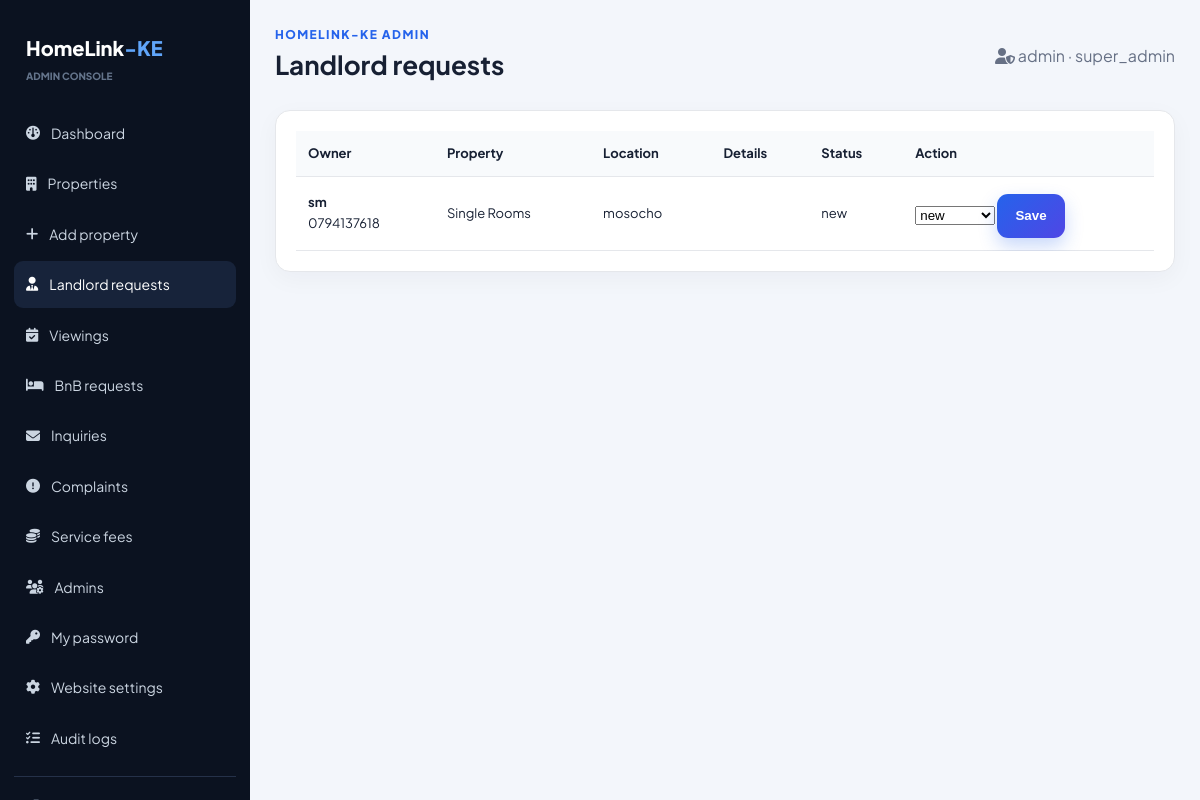
The app's page /HomeLink-KE/admin/landlords.php (signed in) with its own data.
### tables this page shows
CREATE TABLE `landlord_requests` (
  `id` int(11) NOT NULL,
  `landlord_name` varchar(100) NOT NULL,
  `phone` varchar(30) NOT NULL,
  `email` varchar(100) DEFAULT NULL,
  `property_type` varchar(50) DEFAULT NULL,
  `location` varchar(255) NOT NULL,
  `details` text DEFAULT NULL,
  `created_at` timestamp NOT NULL DEFAULT current_timestamp(),
  `status` enum('new','contacted','listed','closed') NOT NULL DEFAULT 'new'
);

### HomeLink-KE/includes/functions.php (called while the page is built, shortened)
<?php
function e(?string $value): string {
    return htmlspecialchars((string)$value, ENT_QUOTES, 'UTF-8');
}

### HomeLink-KE/admin/landlords.php (the view, shortened to what this page needs)
<?php
require_once __DIR__ . '/../includes/admin.php';
$res = $conn->query('SELECT * FROM landlord_requests ORDER BY created_at DESC');
?>
<div class="admin-card">
    <div class="admin-table-wrap">
        <table class="admin-table">
            <tr>
                <th>Owner</th>
                <th>Property</th>
                <th>Location</th>
                <th>Details</th>
                <th>Status</th>
                <th>Action</th>
            </tr>
            <?php while ($r = $res->fetch_assoc()): ?>
                <tr>
                    <td>
                        <strong><?= e($r['landlord_name']) ?></strong><br>
                        <?= e($r['phone']) ?><br>
                    </td>
                    <td><?= e($r['property_type']) ?></td>
                    <td><?= e($r['location']) ?></td>
                    <td><?= e($r['details']) ?></td>
                    <td><?= e($r['status']) ?></td>
                    <td>
                        <form method="post">
                            <select name="status">
                                <option>new</option>
                            </select>
                            <button class="btn btn-primary" style="margin-top:5px">Save</button>
                        </form>
                    </td>
                </tr>
            <?php endwhile; ?>
        </table>
    </div>
</div>

### HomeLink-KE/assets/folder/style.css (style rules this page uses)
:root { --primary: #2563eb; --primary-dark: #1d4ed8; --secondary: #0f172a; --accent: #10b981; --bg: #f6f8fc; --card: #ffffff; --text: #172033; --muted: #667085; --border: #e5e7eb; --danger: #dc2626; --warning: #b45309; --shadow: 0 16px 40px rgba(15, 23, 42, 0.08); --shadow-3d: 0 20px 35px -10px rgba(15, 23, 42, 0.15), 0 10px 15px -5px rgba(0, 0, 0, 0.04); --radius: 18px; --transition: all 0.3s cubic-bezier(0.16, 1, 0.3, 1); --touch-target: 44px; }
* { box-sizing: border-box; -webkit-tap-highlight-color: transparent; }
html { scroll-behavior: smooth; }
body { margin: 0; background: var(--bg); color: var(--text); font-family: 'Plus Jakarta Sans', Arial, sans-serif; line-height: 1.6; overflow-x: hidden; }
.nav-cta, .btn-primary { background: linear-gradient(135deg, var(--primary), #4f46e5) !important; color: #ffffff !important; padding: 11px 17px; border-radius: 11px; box-shadow: 0 8px 18px rgba(37, 99, 235, 0.25); transition: var(--transition); min-height: var(--touch-target); }
.btn { display: inline-flex; align-items: center; justify-content: center; gap: 8px; border: 0; border-radius: 11px; padding: 12px 18px; text-decoration: none; font-weight: 700; cursor: pointer; transition: var(--transition); perspective: 500px; min-height: var(--touch-target); }
.admin-body { background: #f3f6fb; }
.admin-card { background: #ffffff; border: 1px solid var(--border); border-radius: 15px; padding: 20px; box-shadow: 0 7px 25px rgba(15, 23, 42, 0.04); }
.admin-table-wrap { overflow: auto; -webkit-overflow-scrolling: touch; }
.admin-table { width: 100%; border-collapse: collapse; min-width: 700px; }
.admin-table th, .admin-table td { padding: 12px; border-bottom: 1px solid var(--border); text-align: left; font-size: 13px; }
.admin-table th { background: #f8fafc; }

### records on screen
landlord_requests: landlord_name "sm", phone "0794137618", property_type "Single Rooms", location "mosocho", status "new"

### other values on screen
$it[3] "Dashboard"
$it[3] "Properties"
$it[3] "Add property"
$it[3] "Landlord requests"
$it[3] "Viewings"
$it[3] "BnB requests"
$it[3] "Inquiries"
$it[3] "Complaints"
$it[3] "Service fees"
$it[3] "Admins"
$it[3] "My password"
$it[3] "Website settings"
$it[3] "Audit logs"
$title "Landlord requests"
$adminName "admin"
